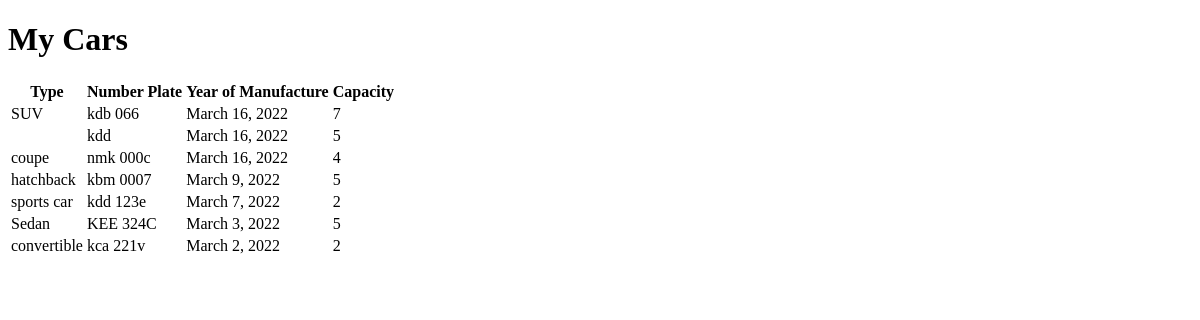
The page /vehicle/index on the database as committed earlier.
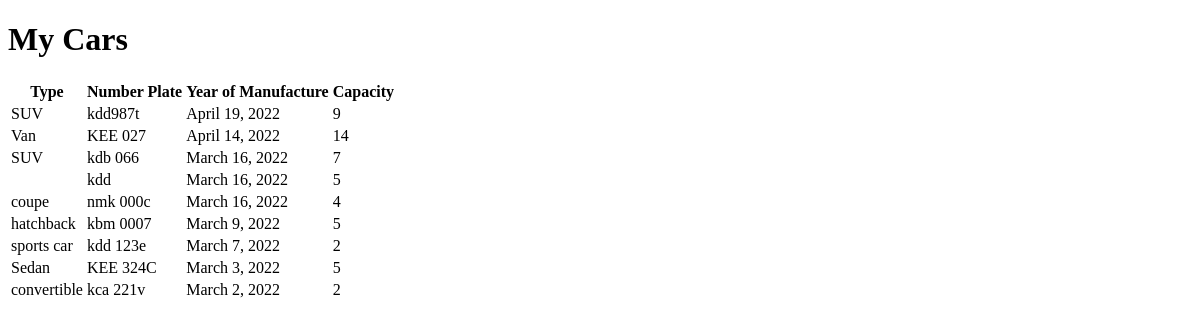
The same page on the database as committed later.
### vehiclemanagement/models.py (models this page shows, shortened)
class Vehicle(models.Model):
    type = models.CharField(max_length=30, blank=False)
    numberPlate = models.CharField(max_length=7, unique=True)
    yearofmanufacture = models.DateField()
    capacity = models.PositiveIntegerField()
    owner = models.ForeignKey(User,on_delete=models.CASCADE, related_name= 'cars')
    updatedAt = models.DateTimeField(auto_now=True)
    class Meta:
        verbose_name = _("Vehicle")
        verbose_name_plural = _("Vehicles")
        ordering = ['-yearofmanufacture']

### vehiclemanagement/views.py (the view)
# urls.py: path("index",views.Index, name="index" )
def Index(request):
    vehicles = Vehicle.objects.all()
    context={
        "vehicles":vehicles,
    }
    return render(request,"index.html",context)

### vehiclemanagement/templates/index.html (shortened to what this page needs)
{% block content %}
<!DOCTYPE html>
<html lang="en">
<head>
</head>
<body>
   <h1>My Cars</h1>
   <table>
    <tr>
      <th>Type</th>
      <th>Number Plate</th>
      <th>Year of Manufacture</th>
      <th>Capacity</th>
    </tr>
    {% for vehicle in vehicles %}
    <tr>
      <td> {{vehicle.type}} </td>
      <td>{{vehicle.numberPlate}} </td>
      <td>{{vehicle.yearofmanufacture}} </td>
      <td> {{vehicle.capacity}} </td>
    </tr>
    {% endfor %}
  </table>
</body>
</html>
{% endblock %}

Rows that differ between the two databases and show on the page:
added Vehicle: type "SUV", numberPlate "kdd987t", yearofmanufacture "April 19, 2022", capacity "9"
added Vehicle: type "Van", numberPlate "KEE 027", yearofmanufacture "April 14, 2022", capacity "14"
